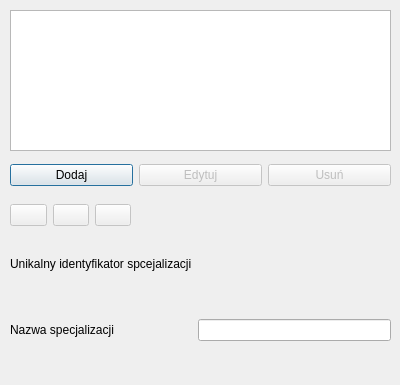
<?xml version="1.0" encoding="UTF-8"?>
<ui version="4.0">
 <class>FormSubjects</class>
 <widget class="QDialog" name="FormSubjects">
  <property name="geometry">
   <rect>
    <x>0</x>
    <y>0</y>
    <width>400</width>
    <height>385</height>
   </rect>
  </property>
  <property name="windowTitle">
   <string>Dialog</string>
  </property>
  <widget class="QTableView" name="tableView">
   <property name="geometry">
    <rect>
     <x>10</x>
     <y>10</y>
     <width>381</width>
     <height>141</height>
    </rect>
   </property>
  </widget>
  <widget class="QWidget" name="horizontalLayoutWidget">
   <property name="geometry">
    <rect>
     <x>10</x>
     <y>160</y>
     <width>381</width>
     <height>31</height>
    </rect>
   </property>
   <layout class="QHBoxLayout" name="horizontalLayout">
    <item>
     <widget class="QPushButton" name="button_Add">
      <property name="text">
       <string>Dodaj</string>
      </property>
     </widget>
    </item>
    <item>
     <widget class="QPushButton" name="button_Edit">
      <property name="enabled">
       <bool>false</bool>
      </property>
      <property name="text">
       <string>Edytuj</string>
      </property>
     </widget>
    </item>
    <item>
     <widget class="QPushButton" name="button_Delete">
      <property name="enabled">
       <bool>false</bool>
      </property>
      <property name="text">
       <string>Usuń</string>
      </property>
     </widget>
    </item>
   </layout>
  </widget>
  <widget class="QWidget" name="horizontalLayoutWidget_2">
   <property name="geometry">
    <rect>
     <x>10</x>
     <y>200</y>
     <width>121</width>
     <height>31</height>
    </rect>
   </property>
   <layout class="QHBoxLayout" name="horizontalLayout_2">
    <item>
     <widget class="QPushButton" name="button_Confirm">
      <property name="enabled">
       <bool>false</bool>
      </property>
      <property name="text">
       <string/>
      </property>
      <property name="icon">
       <iconset resource="zasoby.qrc">
        <normaloff>:/z/icons/right-tick.png</normaloff>:/z/icons/right-tick.png</iconset>
      </property>
     </widget>
    </item>
    <item>
     <widget class="QPushButton" name="button_Update">
      <property name="enabled">
       <bool>false</bool>
      </property>
      <property name="text">
       <string/>
      </property>
      <property name="icon">
       <iconset resource="zasoby.qrc">
        <normaloff>:/z/icons/update-arrow.png</normaloff>:/z/icons/update-arrow.png</iconset>
      </property>
     </widget>
    </item>
    <item>
     <widget class="QPushButton" name="button_Canel">
      <property name="enabled">
       <bool>false</bool>
      </property>
      <property name="text">
       <string/>
      </property>
      <property name="icon">
       <iconset resource="zasoby.qrc">
        <normaloff>:/z/icons/gross-dark-cross.png</normaloff>:/z/icons/gross-dark-cross.png</iconset>
      </property>
     </widget>
    </item>
   </layout>
  </widget>
  <widget class="QWidget" name="gridLayoutWidget">
   <property name="geometry">
    <rect>
     <x>10</x>
     <y>240</y>
     <width>381</width>
     <height>101</height>
    </rect>
   </property>
   <layout class="QGridLayout" name="gridLayout">
    <item row="0" column="1">
     <widget class="QLabel" name="label_2">
      <property name="text">
       <string/>
      </property>
     </widget>
    </item>
    <item row="2" column="0">
     <widget class="QLabel" name="label_3">
      <property name="text">
       <string>Nazwa specjalizacji</string>
      </property>
     </widget>
    </item>
    <item row="1" column="0">
     <spacer name="verticalSpacer">
      <property name="orientation">
       <enum>Qt::Vertical</enum>
      </property>
      <property name="sizeType">
       <enum>QSizePolicy::Fixed</enum>
      </property>
      <property name="sizeHint" stdset="0">
       <size>
        <width>0</width>
        <height>25</height>
       </size>
      </property>
     </spacer>
    </item>
    <item row="2" column="1">
     <widget class="QLineEdit" name="lineEdit"/>
    </item>
    <item row="0" column="0">
     <widget class="QLabel" name="label">
      <property name="text">
       <string>Unikalny identyfikator spcejalizacji</string>
      </property>
     </widget>
    </item>
   </layout>
  </widget>
 </widget>
 <resources>
  <include location="zasoby.qrc"/>
 </resources>
 <connections/>
</ui>
